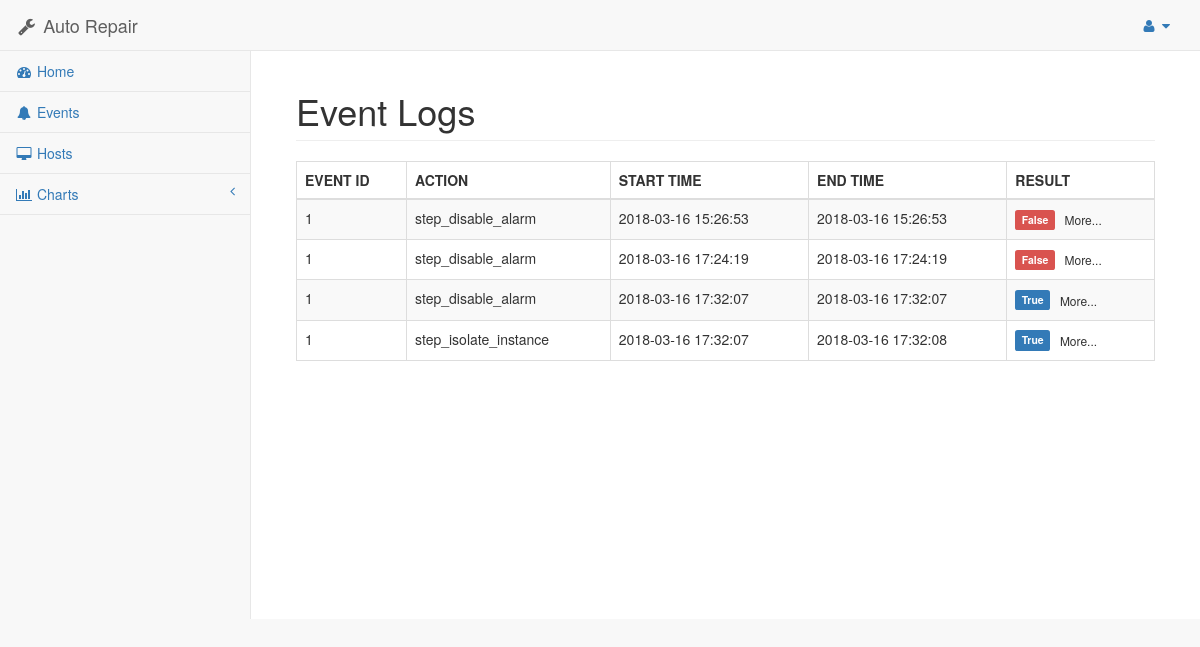
The app's page /event_logs/?id=1 with its own data.
### asset/models.py (models this page shows, shortened)
class EventLog(models.Model):
    event = models.ForeignKey(OnlineEvent)
    start_time = models.DateTimeField()
    end_time = models.DateTimeField()
    action = models.CharField(max_length=500)
    result = models.CharField(max_length=100)
    args = models.TextField()
    note = models.TextField()

class OnlineEvent(models.Model):
    source = models.CharField(max_length=500)
    resource_type = models.CharField(max_length=500)
    event_type = models.CharField(max_length=500)
    resource_id = models.CharField(max_length=500)
    event_state = models.CharField(max_length=100, default="new")
    detail = models.TextField()
    result_detail = models.TextField()
    created_at = models.DateTimeField(auto_now_add=True)
    region = models.ForeignKey(Region, default=1)

### asset/views.py (the view)
# urls.py: url(r'event_logs/$', views.EventLogsView.as_view(), name='event_logs'),
class EventLogsView(View):
    template_name = 'asset/event_logs.html'
    context = {
        'title': "Event Logs"
    }
    def get(self, request):
        if request.GET.get('id'):
            event_logs = EventLog.objects.filter(event__id=request.GET.get('id'))
        else:
            event_logs = EventLog.objects.all()
        self.context['event_logs'] = event_logs
        return render(request, self.template_name, self.context)

### asset/templates/asset/event_logs.html (shortened to what this page needs)
{% extends 'asset/layout.html' %}
{% block content %}
<table class="table table-striped table-bordered table-hover">
    <thead>
        <th>EVENT ID</th>
        <th>ACTION</th>
        <th>START TIME</th>
        <th>END TIME</th>
        <th>RESULT</th>
    </thead>
    <tbody>
        {% for log in event_logs %}
        <tr>
            <td>{{log.event.id}}</td>
            <td>{{log.action}}</td>
            <td>{{log.start_time|date:"Y-m-d H:i:s"}}</td>
            <td>{{log.end_time|date:"Y-m-d H:i:s"}}</td>
            <td>
                {% if log.result == 'True' %}
                <span class="label label-lg label-primary"> {{log.result}}</span>
                <span
                class="btn btn-xs btn-white no-border tooltip-info"
                data-toggle="popover"
                data-placement="left"
                data-original-title="OK"
                data-content="{{log.note}}"
                title="" >More...</span>
                {% else %}
                <span class="label label-lg label-danger"> {{log.result}}</span>
                <span
                class="btn btn-xs btn-white no-border tooltip-error"
                data-toggle="popover"
                data-placement="left"
                data-original-title="Failed"
                data-content="{{log.note}}"
                title="" >More...</span>
                {% endif %}
            </td>
        </tr>
        {% endfor %}
    </tbody>
</table>
{% endblock %}

### records on screen
EventLog: event.id "1", action "step_disable_alarm", start_time "2018-03-16 15:26:53", end_time "2018-03-16 15:26:53", result "False"
EventLog: event.id "1", action "step_disable_alarm", start_time "2018-03-16 17:24:19", end_time "2018-03-16 17:24:19", result "False"
EventLog: event.id "1", action "step_disable_alarm", start_time "2018-03-16 17:32:07", end_time "2018-03-16 17:32:07", result "True"
EventLog: event.id "1", action "step_isolate_instance", start_time "2018-03-16 17:32:07", end_time "2018-03-16 17:32:08", result "True"

### other values on screen
{{ title }} "Event Logs"
